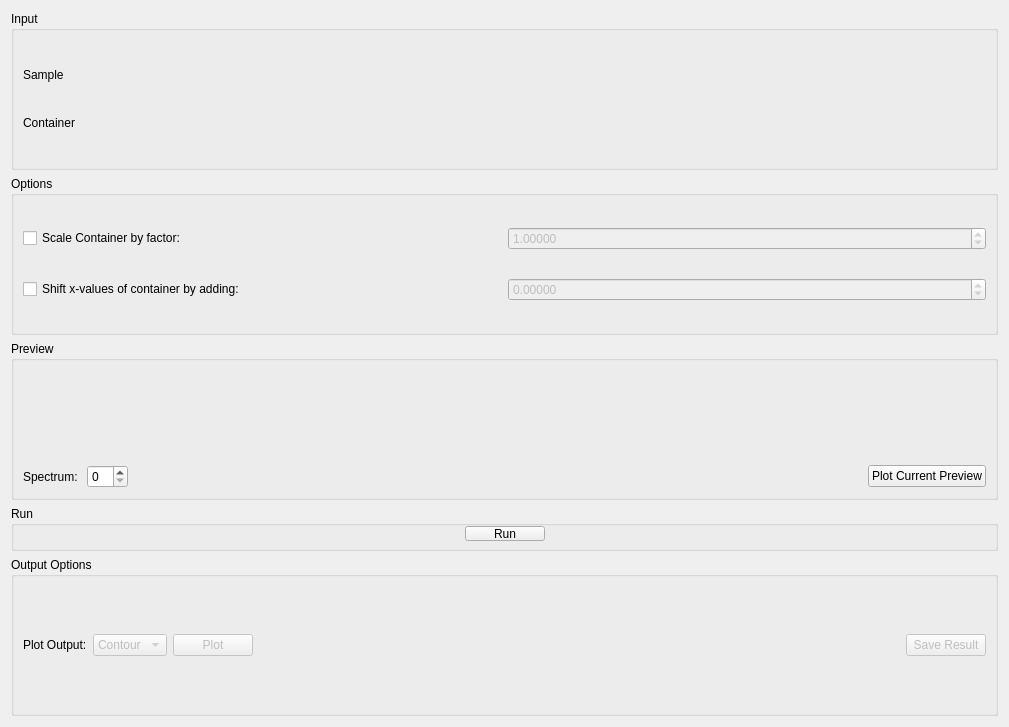
<?xml version="1.0" encoding="UTF-8"?>
<ui version="4.0">
 <class>ContainerSubtraction</class>
 <widget class="QWidget" name="ContainerSubtraction">
  <property name="geometry">
   <rect>
    <x>0</x>
    <y>0</y>
    <width>1009</width>
    <height>727</height>
   </rect>
  </property>
  <property name="windowTitle">
   <string>Form</string>
  </property>
  <layout class="QVBoxLayout" name="verticalLayout_2">
   <item>
    <widget class="QGroupBox" name="fileInput">
     <property name="title">
      <string>Input</string>
     </property>
     <layout class="QGridLayout" name="gbTest">
      <item row="0" column="0">
       <widget class="QLabel" name="sampleLabel">
        <property name="sizePolicy">
         <sizepolicy hsizetype="Fixed" vsizetype="Preferred">
          <horstretch>0</horstretch>
          <verstretch>0</verstretch>
         </sizepolicy>
        </property>
        <property name="text">
         <string>Sample</string>
        </property>
       </widget>
      </item>
      <item row="1" column="0">
       <widget class="QLabel" name="containerLabel">
        <property name="sizePolicy">
         <sizepolicy hsizetype="Fixed" vsizetype="Preferred">
          <horstretch>0</horstretch>
          <verstretch>0</verstretch>
         </sizepolicy>
        </property>
        <property name="text">
         <string>Container</string>
        </property>
       </widget>
      </item>
      <item row="0" column="1">
       <widget class="MantidQt::MantidWidgets::DataSelector" name="dsSample" native="true">
        <property name="sizePolicy">
         <sizepolicy hsizetype="Minimum" vsizetype="Fixed">
          <horstretch>0</horstretch>
          <verstretch>0</verstretch>
         </sizepolicy>
        </property>
        <property name="autoLoad" stdset="0">
         <bool>true</bool>
        </property>
        <property name="workspaceSuffixes" stdset="0">
         <stringlist>
          <string>_red</string>
          <string>_sqw</string>
          <string>_elf</string>
         </stringlist>
        </property>
        <property name="fileBrowserSuffixes" stdset="0">
         <stringlist>
          <string>_red.nxs</string>
          <string>_sqw.nxs</string>
          <string>_elf.nxs</string>
         </stringlist>
        </property>
        <property name="showLoad" stdset="0">
         <bool>false</bool>
        </property>
        <property name="ShowGroups" stdset="0">
         <bool>false</bool>
        </property>
       </widget>
      </item>
      <item row="1" column="1">
       <widget class="MantidQt::MantidWidgets::DataSelector" name="dsContainer" native="true">
        <property name="sizePolicy">
         <sizepolicy hsizetype="Minimum" vsizetype="Fixed">
          <horstretch>0</horstretch>
          <verstretch>0</verstretch>
         </sizepolicy>
        </property>
        <property name="autoLoad" stdset="0">
         <bool>true</bool>
        </property>
        <property name="workspaceSuffixes" stdset="0">
         <stringlist>
          <string>_red</string>
          <string>_sqw</string>
          <string>_elf</string>
         </stringlist>
        </property>
        <property name="fileBrowserSuffixes" stdset="0">
         <stringlist>
          <string>_red.nxs</string>
          <string>_sqw.nxs</string>
          <string>_elf.nxs</string>
         </stringlist>
        </property>
        <property name="showLoad" stdset="0">
         <bool>false</bool>
        </property>
        <property name="ShowGroups" stdset="0">
         <bool>false</bool>
        </property>
       </widget>
      </item>
     </layout>
    </widget>
   </item>
   <item>
    <widget class="QGroupBox" name="gbOptions">
     <property name="title">
      <string>Options</string>
     </property>
     <layout class="QGridLayout" name="gridLayout">
      <item row="0" column="0">
       <widget class="QCheckBox" name="ckScaleCan">
        <property name="text">
         <string>Scale Container by factor:</string>
        </property>
        <property name="checked">
         <bool>false</bool>
        </property>
       </widget>
      </item>
      <item row="0" column="1">
       <layout class="QHBoxLayout" name="loScaleFactor">
        <item>
         <widget class="QDoubleSpinBox" name="spCanScale">
          <property name="enabled">
           <bool>false</bool>
          </property>
          <property name="decimals">
           <number>5</number>
          </property>
          <property name="minimum">
           <double>0.000000000000000</double>
          </property>
          <property name="maximum">
           <double>999.990000000000009</double>
          </property>
          <property name="singleStep">
           <double>0.100000000000000</double>
          </property>
          <property name="value">
           <double>1.000000000000000</double>
          </property>
         </widget>
        </item>
       </layout>
      </item>
      <item row="1" column="0">
       <widget class="QCheckBox" name="ckShiftCan">
        <property name="text">
         <string>Shift x-values of container by adding:</string>
        </property>
        <property name="checked">
         <bool>false</bool>
        </property>
       </widget>
      </item>
      <item row="1" column="1">
       <layout class="QHBoxLayout" name="loShift">
        <item>
         <widget class="QDoubleSpinBox" name="spShift">
          <property name="enabled">
           <bool>false</bool>
          </property>
          <property name="decimals">
           <number>5</number>
          </property>
          <property name="minimum">
           <double>-999.990000000000009</double>
          </property>
          <property name="maximum">
           <double>999.990000000000009</double>
          </property>
          <property name="singleStep">
           <double>0.010000000000000</double>
          </property>
          <property name="value">
           <double>0.000000000000000</double>
          </property>
         </widget>
        </item>
       </layout>
      </item>
     </layout>
    </widget>
   </item>
   <item>
    <widget class="QGroupBox" name="groupBox">
     <property name="title">
      <string>Preview</string>
     </property>
     <layout class="QVBoxLayout" name="verticalLayout_3">
      <item>
       <widget class="MantidQt::MantidWidgets::PreviewPlot" name="ppPreview" native="true">
        <property name="showLegend" stdset="0">
         <bool>true</bool>
        </property>
        <property name="canvasColour" stdset="0">
         <color>
          <red>255</red>
          <green>255</green>
          <blue>255</blue>
         </color>
        </property>
       </widget>
      </item>
      <item>
       <layout class="QHBoxLayout" name="horizontalLayout_2">
        <item>
         <widget class="QLabel" name="lbPreviewSpec">
          <property name="text">
           <string>Spectrum: </string>
          </property>
         </widget>
        </item>
        <item>
         <widget class="QSpinBox" name="spPreviewSpec"/>
        </item>
        <item>
         <spacer name="horizontalSpacer">
          <property name="orientation">
           <enum>Qt::Horizontal</enum>
          </property>
          <property name="sizeHint" stdset="0">
           <size>
            <width>40</width>
            <height>20</height>
           </size>
          </property>
         </spacer>
        </item>
        <item>
         <widget class="QPushButton" name="pbPlotPreview">
          <property name="text">
           <string>Plot Current Preview</string>
          </property>
         </widget>
        </item>
       </layout>
      </item>
     </layout>
    </widget>
   </item>
   <item>
    <widget class="QGroupBox" name="gbRun">
     <property name="maximumSize">
      <size>
       <width>16777215</width>
       <height>45</height>
      </size>
     </property>
     <property name="title">
      <string>Run</string>
     </property>
     <layout class="QHBoxLayout" name="horizontalLayout_3">
      <property name="topMargin">
       <number>0</number>
      </property>
      <property name="bottomMargin">
       <number>7</number>
      </property>
      <item>
       <spacer name="horizontalSpacer_2">
        <property name="orientation">
         <enum>Qt::Horizontal</enum>
        </property>
        <property name="sizeHint" stdset="0">
         <size>
          <width>439</width>
          <height>20</height>
         </size>
        </property>
       </spacer>
      </item>
      <item>
       <widget class="QPushButton" name="pbRun">
        <property name="text">
         <string>Run</string>
        </property>
       </widget>
      </item>
      <item>
       <spacer name="horizontalSpacer_3">
        <property name="orientation">
         <enum>Qt::Horizontal</enum>
        </property>
        <property name="sizeHint" stdset="0">
         <size>
          <width>439</width>
          <height>20</height>
         </size>
        </property>
       </spacer>
      </item>
     </layout>
    </widget>
   </item>
   <item>
    <widget class="QGroupBox" name="gbOutput">
     <property name="title">
      <string>Output Options</string>
     </property>
     <layout class="QHBoxLayout" name="horizontalLayout">
      <item>
       <widget class="QLabel" name="lbPlotOutput">
        <property name="sizePolicy">
         <sizepolicy hsizetype="Maximum" vsizetype="Preferred">
          <horstretch>0</horstretch>
          <verstretch>0</verstretch>
         </sizepolicy>
        </property>
        <property name="text">
         <string>Plot Output:</string>
        </property>
       </widget>
      </item>
      <item>
       <widget class="QComboBox" name="cbPlotOutput">
        <property name="enabled">
         <bool>false</bool>
        </property>
        <item>
         <property name="text">
          <string>Contour</string>
         </property>
        </item>
        <item>
         <property name="text">
          <string>Spectra</string>
         </property>
        </item>
        <item>
         <property name="text">
          <string>Both</string>
         </property>
        </item>
       </widget>
      </item>
      <item>
       <widget class="QPushButton" name="pbPlot">
        <property name="enabled">
         <bool>false</bool>
        </property>
        <property name="text">
         <string>Plot</string>
        </property>
       </widget>
      </item>
      <item>
       <spacer name="horizontalSpacer_1">
        <property name="orientation">
         <enum>Qt::Horizontal</enum>
        </property>
        <property name="sizeHint" stdset="0">
         <size>
          <width>40</width>
          <height>20</height>
         </size>
        </property>
       </spacer>
      </item>
      <item>
       <widget class="QPushButton" name="pbSave">
        <property name="enabled">
         <bool>false</bool>
        </property>
        <property name="text">
         <string>Save Result</string>
        </property>
       </widget>
      </item>
     </layout>
    </widget>
   </item>
  </layout>
 </widget>
 <customwidgets>
  <customwidget>
   <class>MantidQt::MantidWidgets::DataSelector</class>
   <extends>QWidget</extends>
   <header>MantidQtWidgets/Common/DataSelector.h</header>
  </customwidget>
  <customwidget>
   <class>MantidQt::MantidWidgets::PreviewPlot</class>
   <extends>QWidget</extends>
   <header>MantidQtWidgets/LegacyQwt/PreviewPlot.h</header>
   <container>1</container>
  </customwidget>
 </customwidgets>
 <resources/>
 <connections>
  <connection>
   <sender>ckScaleCan</sender>
   <signal>toggled(bool)</signal>
   <receiver>spCanScale</receiver>
   <slot>setEnabled(bool)</slot>
   <hints>
    <hint type="sourcelabel">
     <x>133</x>
     <y>143</y>
    </hint>
    <hint type="destinationlabel">
     <x>251</x>
     <y>147</y>
    </hint>
   </hints>
  </connection>
  <connection>
   <sender>ckShiftCan</sender>
   <signal>toggled(bool)</signal>
   <receiver>spShift</receiver>
   <slot>setEnabled(bool)</slot>
   <hints>
    <hint type="sourcelabel">
     <x>119</x>
     <y>167</y>
    </hint>
    <hint type="destinationlabel">
     <x>324</x>
     <y>167</y>
    </hint>
   </hints>
  </connection>
 </connections>
</ui>
